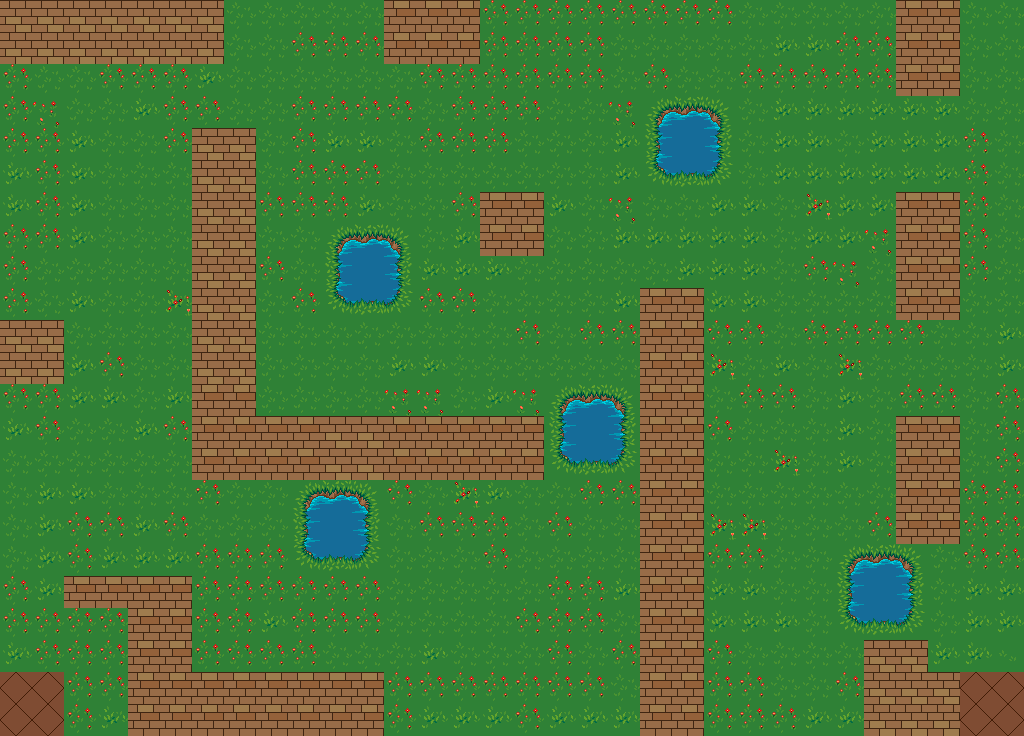

Rendered tile map (Tiled .tmx) drawn with the repository's tilesets; below, a short description and the map source with its tile grids summarised:
An orthogonal 32x23 tile map with 32x32 px tiles, 2 tile layers (grass, walls).

<map version="1.0" tiledversion="1.0.3" orientation="orthogonal" renderorder="right-down" width="32" height="23" tilewidth="32" tileheight="32" nextobjectid="1">
 <tileset firstgid="1" source="terrain.tsx" />
 <layer name="grass" width="32" height="23">
  <data>[736 cells, 736 non-empty, 7 distinct tile ids]</data>
 </layer>
 <layer name="walls" width="32" height="23">
  <data>[736 cells, 195 non-empty, 11 distinct tile ids]</data>
 </layer>
</map>
